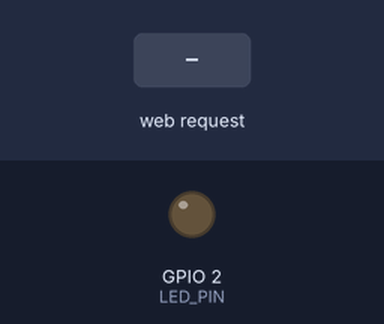
The sketch below on a simulated ESP32. On the bench: output pins drawn as LEDs (lit = HIGH). Inputs (shaded band) come from the test bench. WiFi joins after 1.5 s; servers stay silent unless stated; what the sketch prints to the serial monitor is not drawn.

Above: at 2.7 s.
2.8 s: HTTP request GET /on received
At 4.0 s:
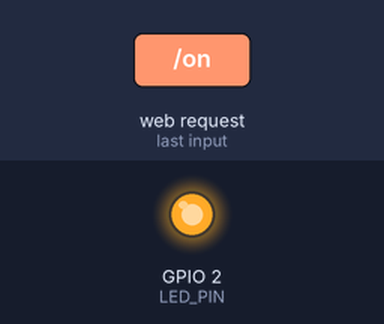
4.3 s: HTTP request GET /off received
At 5.3 s:
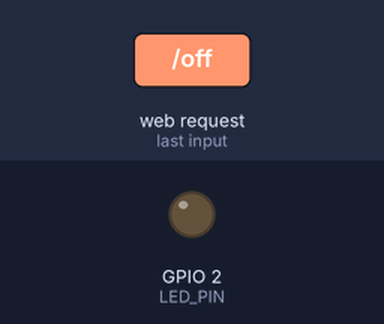
Timing chart, 0 to 7.3 s (numbered marks = the images above; inputs shaded):
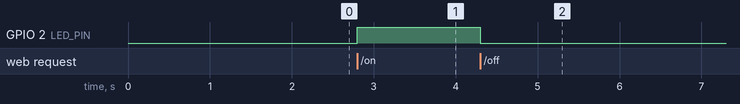

The sketch:

Palm_control.ino
```cpp
#include <WiFi.h>
#include <WebServer.h>

const char* ssid = "Redmi Note 13 Pro+ 5G";
const char* password = "MyHotspot@123";

#define LED_PIN 2

WebServer server(80);

bool ledState = false;

// ================= LED ON =================

void handleLEDOn() {

  digitalWrite(LED_PIN, HIGH);
  ledState = true;

  server.sendHeader("Access-Control-Allow-Origin", "*");
  server.send(200, "text/plain", "LED ON");
}

// ================= LED OFF =================

void handleLEDOff() {

  digitalWrite(LED_PIN, LOW);
  ledState = false;

  server.sendHeader("Access-Control-Allow-Origin", "*");
  server.send(200, "text/plain", "LED OFF");
}

// ================= LED STATUS =================

void handleStatus() {

  server.sendHeader("Access-Control-Allow-Origin", "*");

  if (ledState) {
    server.send(200, "text/plain", "ON");
  }
  else {
    server.send(200, "text/plain", "OFF");
  }
}

// ================= SETUP =================

void setup() {

  Serial.begin(115200);

  pinMode(LED_PIN, OUTPUT);

  digitalWrite(LED_PIN, LOW);

  // Connect to WiFi
  WiFi.begin(ssid, password);

  Serial.print("Connecting to WiFi");

  while (WiFi.status() != WL_CONNECTED) {

    delay(500);

    Serial.print(".");
  }

  Serial.println();

  Serial.println("WiFi Connected!");

  Serial.print("ESP32 IP Address: ");

  Serial.println(WiFi.localIP());

  // Web server routes
  server.on("/on", handleLEDOn);

  server.on("/off", handleLEDOff);

  server.on("/status", handleStatus);

  server.begin();

  Serial.println("Web Server Started");
}

// ================= LOOP =================

void loop() {

  server.handleClient();
}
```

Measured:
- after the input at 2.8 s, GPIO 2 (LED_PIN): LOW → HIGH at once
- after the input at 4.3 s, GPIO 2 (LED_PIN): HIGH → LOW at once
